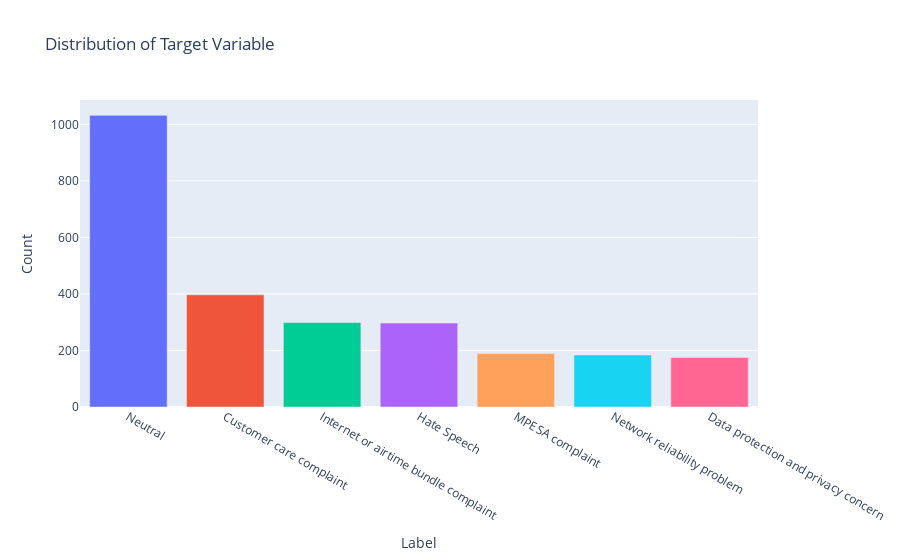

Notebook code cell kept with this figure:
### Code cell
# plot the distribution of the target variable
loader.plot_target_distribution()

### Figure 1 — Plotly figure (JSON) as saved in the notebook; plotly's stock layout.template omitted (floating-point values rounded to 4 significant figures)
{"data": [{"hovertemplate": "Label=%{x}<br>Count=%{y}<extra></extra>", "legendgroup": "", "marker": {"color": ["#636EFA", "#EF553B", "#00CC96", "#AB63FA", "#FFA15A", "#19D3F3", "#FF6692"], "pattern": {"shape": ""}}, "name": "", "orientation": "v", "showlegend": false, "textposition": "auto", "type": "bar", "x": ["Neutral", "Customer care complaint", "Internet or airtime bundle complaint", "Hate Speech", "MPESA complaint", "Network reliability problem", "Data protection and privacy concern"], "xaxis": "x", "y": [1032, 397, 299, 297, 189, 184, 175], "yaxis": "y"}], "layout": {"barmode": "relative", "legend": {"tracegroupgap": 0}, "title": {"text": "Distribution of Target Variable"}, "xaxis": {"anchor": "y", "domain": [0, 1], "title": {"text": "Label"}}, "yaxis": {"anchor": "x", "domain": [0, 1], "title": {"text": "Count"}}}}
